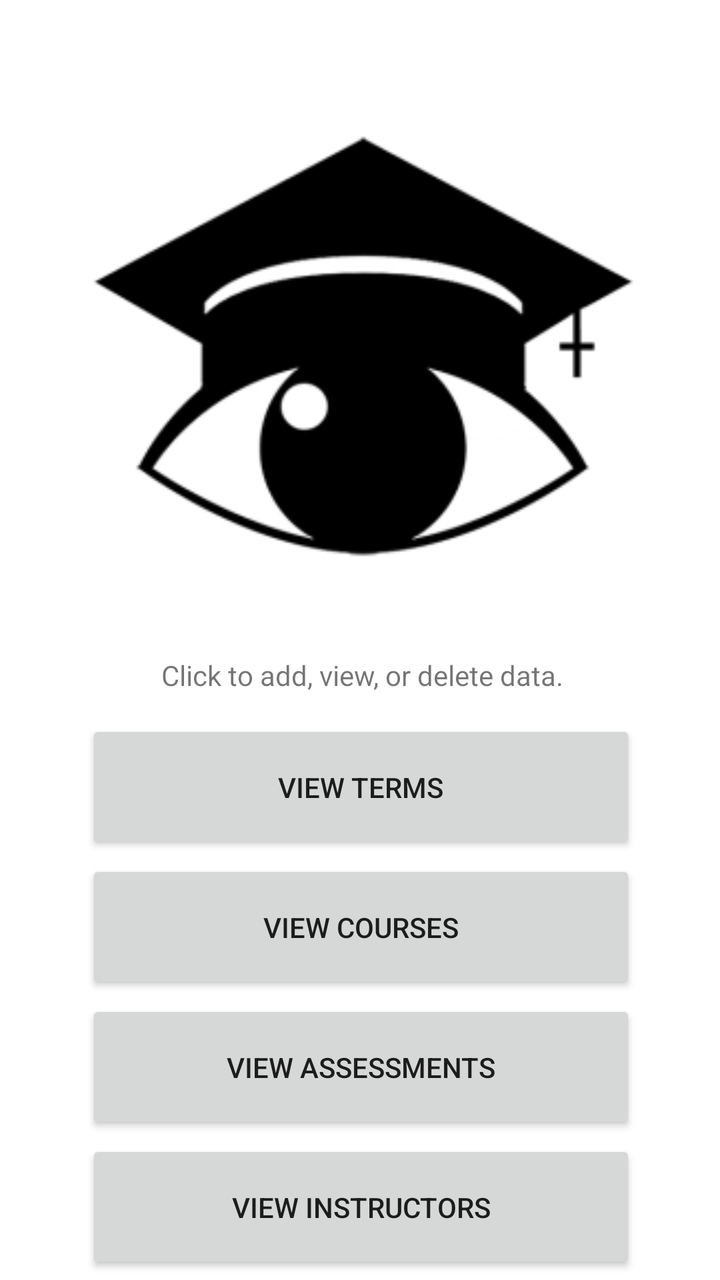
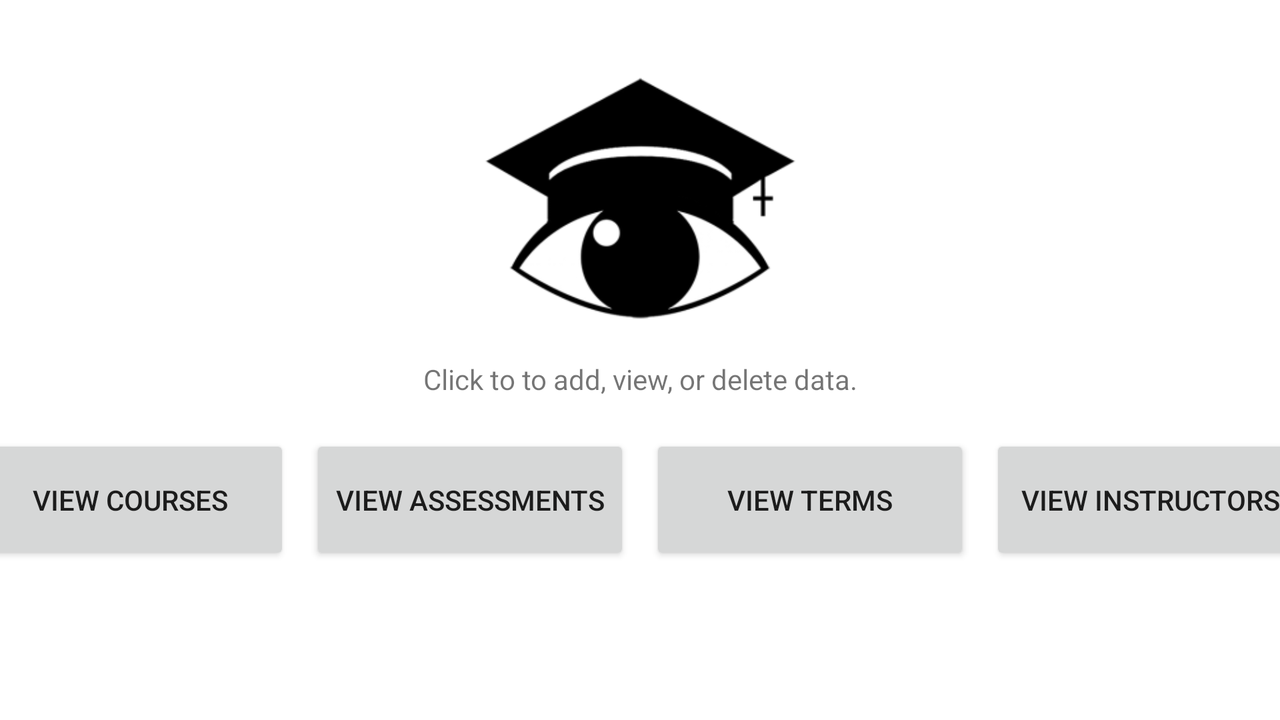

The same Android screen from two of the app's own layout files: first res/layout/ as a phone draws it, then the author's variant for another configuration, drawn on a device whose configuration selects that folder. Both files follow.
<!-- AndroidManifest.xml: application theme Theme.C196PA -->
<!-- res/layout/activity_main.xml -->
<?xml version="1.0" encoding="utf-8"?>
<androidx.constraintlayout.widget.ConstraintLayout xmlns:android="http://schemas.android.com/apk/res/android"
    xmlns:app="http://schemas.android.com/apk/res-auto"
    xmlns:tools="http://schemas.android.com/tools"
    android:layout_width="match_parent"
    android:layout_height="match_parent"
    android:layout_marginTop="-25dp">

    <ImageView
        android:id="@+id/imageView3"
        android:layout_width="396dp"
        android:layout_height="357dp"
        android:layout_marginTop="8dp"
        android:src="@mipmap/logo_foreground"
        app:layout_constraintBottom_toTopOf="@+id/textView"
        app:layout_constraintEnd_toEndOf="parent"
        app:layout_constraintHorizontal_bias="0.466"
        app:layout_constraintStart_toStartOf="parent"
        app:layout_constraintTop_toTopOf="parent"
        app:layout_constraintVertical_bias="0.378" />

    <Button
        android:id="@+id/button2"
        android:layout_width="275dp"
        android:layout_height="67dp"
        android:layout_marginTop="500dp"
        android:onClick="viewAssessments"
        android:text="View Assessments"
        app:layout_constraintHorizontal_bias="0.507"
        app:layout_constraintLeft_toLeftOf="parent"
        app:layout_constraintRight_toRightOf="parent"
        app:layout_constraintTop_toTopOf="parent" />

    <Button
        android:id="@+id/button4"
        android:layout_width="275dp"
        android:layout_height="67dp"
        android:layout_marginTop="430dp"
        android:onClick="viewCourses"
        android:text="View Courses"
        app:layout_constraintHorizontal_bias="0.507"
        app:layout_constraintLeft_toLeftOf="parent"
        app:layout_constraintRight_toRightOf="parent"
        app:layout_constraintTop_toTopOf="parent" />

    <TextView
        android:id="@+id/textView"
        android:layout_width="272dp"
        android:layout_height="27dp"
        android:layout_marginTop="328dp"
        android:text="Click to add, view, or delete data."
        android:textAlignment="center"
        app:layout_constraintEnd_toEndOf="parent"
        app:layout_constraintHorizontal_bias="0.51"
        app:layout_constraintStart_toStartOf="parent"
        app:layout_constraintTop_toTopOf="parent" />

    <Button
        android:id="@+id/button6"
        android:layout_width="275dp"
        android:layout_height="67dp"
        android:layout_marginTop="360dp"
        android:onClick="viewTerms"
        android:text="View Terms"
        app:layout_constraintHorizontal_bias="0.507"
        app:layout_constraintLeft_toLeftOf="parent"
        app:layout_constraintRight_toRightOf="parent"
        app:layout_constraintTop_toTopOf="parent" />

    <Button
        android:id="@+id/button7"
        android:layout_width="275dp"
        android:layout_height="67dp"
        android:layout_marginTop="570dp"
        android:onClick="viewInstructors"
        android:text="View Instructors"
        app:layout_constraintHorizontal_bias="0.507"
        app:layout_constraintLeft_toLeftOf="parent"
        app:layout_constraintRight_toRightOf="parent"
        app:layout_constraintTop_toTopOf="parent" />

</androidx.constraintlayout.widget.ConstraintLayout>
<!-- resources referenced by this layout -->
<resources>
  <!-- mipmap logo_foreground: png bitmap (mipmap-hdpi, 5219 bytes) -->
  <style name="Theme.C196PA" parent="Theme.MaterialComponents.DayNight.DarkActionBar">
          
          <item name="colorPrimary">@color/purple_500</item>
          <item name="colorPrimaryVariant">@color/purple_700</item>
          <item name="colorOnPrimary">@color/white</item>
          
          <item name="colorSecondary">@color/teal_200</item>
          <item name="colorSecondaryVariant">@color/teal_700</item>
          <item name="colorOnSecondary">@color/black</item>
          
          <item name="android:statusBarColor" tools:targetApi="l">?attr/colorPrimaryVariant</item>
          
      </style>
</resources>
<!-- res/layout-land/activity_main.xml (the author's variant of the layout above) -->
<!-- drawn on the phone turned sideways -->
<?xml version="1.0" encoding="utf-8"?>
<androidx.constraintlayout.widget.ConstraintLayout xmlns:android="http://schemas.android.com/apk/res/android"
    xmlns:app="http://schemas.android.com/apk/res-auto"
    xmlns:tools="http://schemas.android.com/tools"
    android:layout_width="match_parent"
    android:layout_height="match_parent"
    tools:context="com.example.iGraduate.UI.Main.AssessmentsScreen$MainActivity">


    <TextView
        android:id="@+id/textView"
        android:layout_width="272dp"
        android:layout_height="27dp"
        android:layout_marginTop="180dp"
        android:text="Click to to add, view, or delete data."
        android:textAlignment="center"
        app:layout_constraintEnd_toEndOf="parent"
        app:layout_constraintStart_toStartOf="parent"
        app:layout_constraintTop_toTopOf="parent" />

    <ImageView
        android:id="@+id/imageView3"
        android:layout_width="287dp"
        android:layout_height="205dp"
        android:layout_marginTop="8dp"
        android:src="@mipmap/logo_foreground"
        app:layout_constraintBottom_toTopOf="@+id/textView"
        app:layout_constraintEnd_toEndOf="parent"
        app:layout_constraintStart_toStartOf="parent"
        app:layout_constraintTop_toTopOf="parent"
        app:layout_constraintVertical_bias="0.363" />


    <LinearLayout
        android:layout_width="match_parent"
        android:layout_height="160dp"
        android:gravity="center"
        android:orientation="horizontal"
        android:translationY="170dp">

        <Button
            android:id="@+id/button4"
            android:layout_width="160dp"
            android:layout_height="65dp"
            android:layout_margin="5dp"
            android:onClick="viewCourses"
            android:text="View Courses"
            app:layout_constraintHorizontal_bias="0.31"
            app:layout_constraintLeft_toLeftOf="parent"
            app:layout_constraintRight_toRightOf="parent"
            app:layout_constraintTop_toTopOf="parent" />


        <Button
            android:id="@+id/button2"
            android:layout_width="160dp"
            android:layout_height="65dp"
            android:layout_margin="5dp"
            android:onClick="viewAssessments"
            android:text="View Assessments"
            app:layout_constraintHorizontal_bias="0.63"
            app:layout_constraintLeft_toLeftOf="parent"
            app:layout_constraintRight_toRightOf="parent"
            app:layout_constraintTop_toTopOf="parent" />

        <Button
            android:id="@+id/button6"
            android:layout_width="160dp"
            android:layout_height="65dp"
            android:layout_margin="5dp"
            android:onClick="viewTerms"
            android:text="View Terms"
            app:layout_constraintHorizontal_bias="0.01"
            app:layout_constraintLeft_toLeftOf="parent"
            app:layout_constraintRight_toRightOf="parent"
            app:layout_constraintTop_toTopOf="parent" />

        <Button
            android:id="@+id/button7"
            android:layout_width="160dp"
            android:layout_height="65dp"
            android:layout_margin="5dp"
            android:onClick="viewInstructors"
            android:text="View Instructors"
            app:layout_constraintHorizontal_bias="0.95"
            app:layout_constraintLeft_toLeftOf="parent"
            app:layout_constraintRight_toRightOf="parent"
            app:layout_constraintTop_toTopOf="parent" />
    </LinearLayout>

</androidx.constraintlayout.widget.ConstraintLayout>
